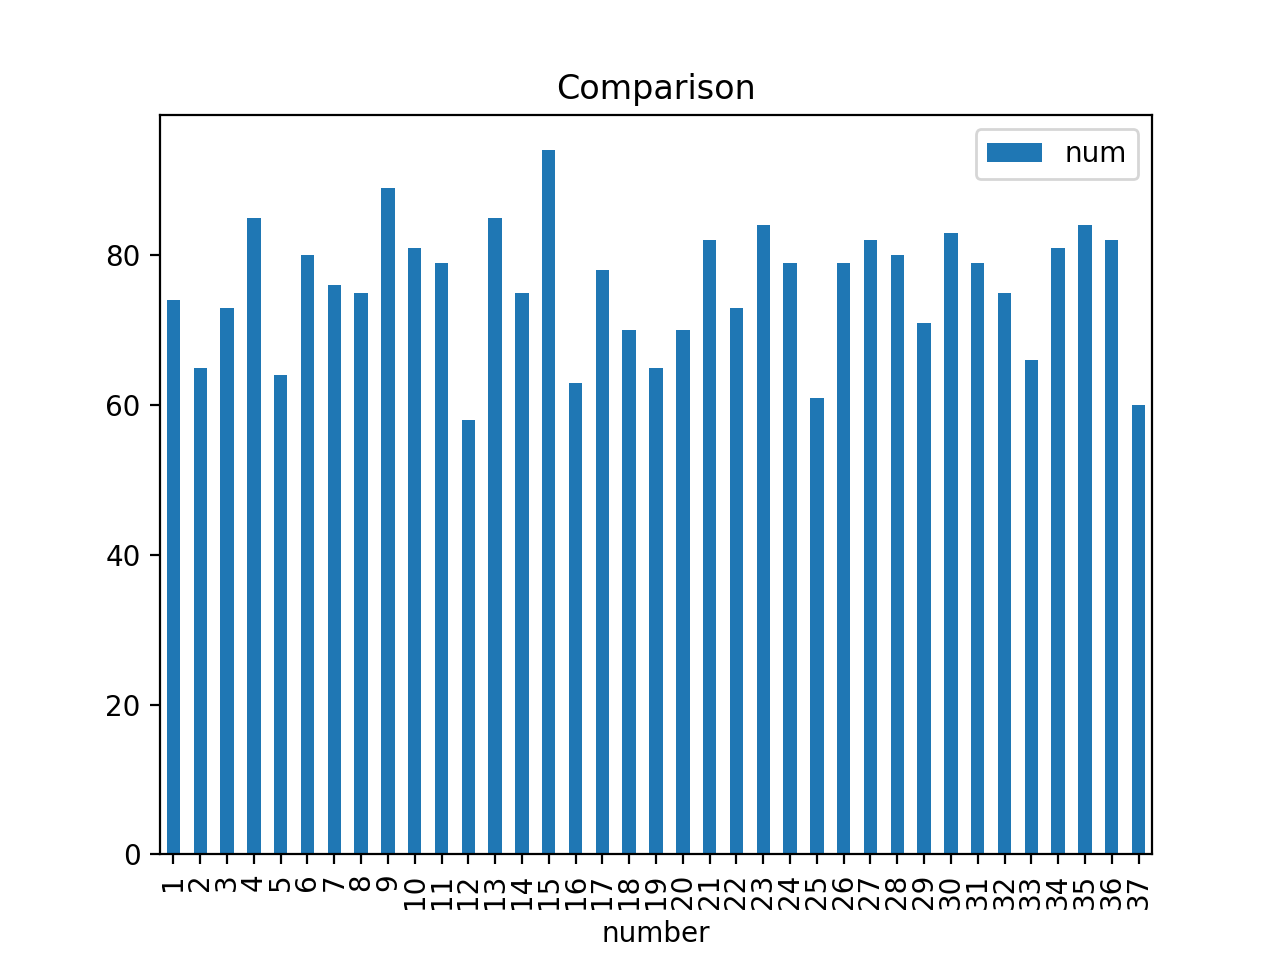

Python code for this plot:
#要素の総数を比べる
#グラフ化

import numpy as np
import pandas as pd
import matplotlib.pyplot as plt

#CSVの読み込み
df=pd.read_csv("/Users/tasuke0630/making/scraping/loto7_collect/quantity.csv",index_col=0)

detail=df.plot.bar(title="Comparison",x="number",y="num")


plt.show()
